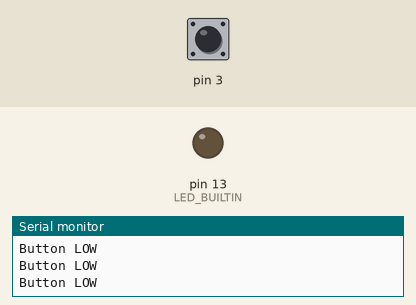
The sketch below on a simulated Arduino Uno, built with avr-gcc and run on an emulated ATmega328P. Shown: output pins drawn as LEDs (lit = HIGH), the last lines printed to the serial monitor. Dashed ring = blinking. The inputs (shaded band) are chosen by the test bench; at power-on: pin 3 LOW.

Above: at 1.2 s.
1.3 s: pin 3 driven HIGH
At 2.5 s:
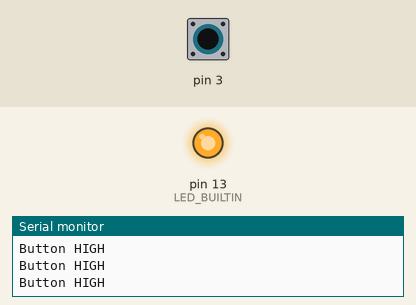
2.8 s: pin 3 driven LOW
At 3.9 s:
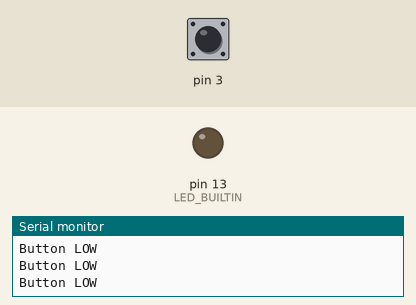
5.8 s: pin 3 pulsed HIGH 2 times (0.12 s each, 0.3 s apart)
At 5.87 s:
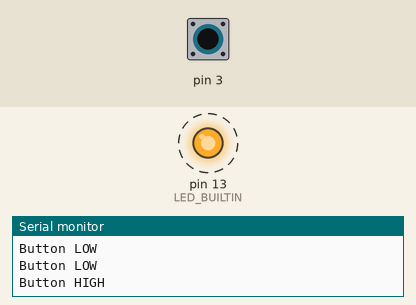
9.4 s: pin 3 pulsed HIGH 5 times (0.12 s each, 0.3 s apart)
At 12.1 s:
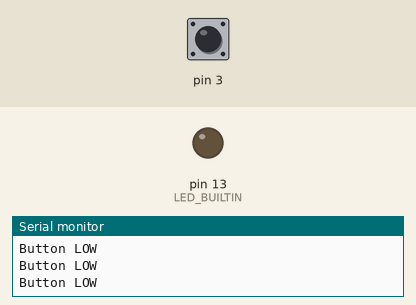
Timing chart, 0 to 13.6 s (numbered marks = the images above; inputs shaded):
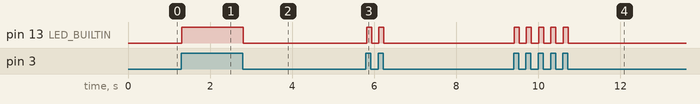

Measured:
- after the input at 1.3 s, pin 13 (LED_BUILTIN): LOW → HIGH at once
- after the input at 2.8 s, pin 13 (LED_BUILTIN): HIGH → LOW at once
- after the input at 5.8 s, pin 13 (LED_BUILTIN): alternates HIGH for 0.12 s and LOW for 0.18 s, 4 changes in all, then stays LOW, starting at once
- after the input at 9.4 s, pin 13 (LED_BUILTIN): alternates HIGH for 0.12 s and LOW for 0.18 s, 10 changes in all, then stays LOW, starting at once

The sketch:

Lab2_Push_Button.ino
```cpp
int buttonState = 0;

void setup()
{
  pinMode(3, INPUT);
  pinMode(LED_BUILTIN, OUTPUT);
  Serial.begin(9600);
}

void loop()
{
  buttonState = digitalRead(3);
  if (buttonState == HIGH) {
    Serial.println("Button HIGH");
    digitalWrite(LED_BUILTIN, HIGH);
  } else {
    Serial.println("Button LOW");
    digitalWrite(LED_BUILTIN, LOW);
  }
  delay(10);
}
```
